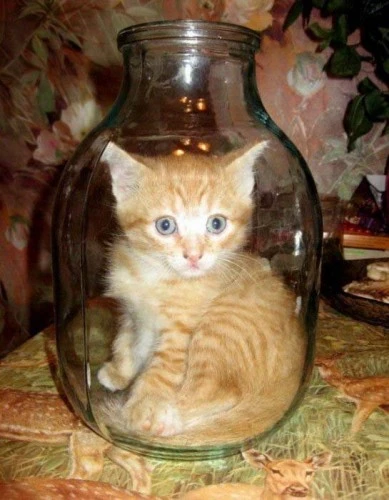
//> input picture Assigment1/resources/bottle.jpg, 389 x 500 px
$ ./main resources/bottle.jpg   (built with g++ and OpenCV 4)
//> lines starting //> are read from the running program, lines starting //| are printed output that depends on the picture; after the words box and inside, x2 and y2 are one past the last pixel; in counts of white or black regions, pixels touching at a corner belong together
/***********************************************
* Assigment 1: Foreground Highlight			   *
************************************************
*/

#include <opencv2/core/core.hpp>
#include <opencv2/highgui/highgui.hpp>
#include <iostream>
#include <opencv2/core/types.hpp>
#include <opencv2/imgproc.hpp>
using namespace std;

//Global variables declaration
cv::Mat image,cloone;
cv::Point p1,p2;


//toGrey()= turns the image passed as argument to a greyscale(turning each pixel channel to the average of all its channels values).
void toGrey(cv::Mat imgn);


//These two function are mentioned to be called in  setMouseCallback():
//getCursor() is the responsable to track correctly the mouse position and translate that to the rectparam object in order to use them correctly in the future.
//draw() is the function meant to draw on screen a rectangle, its called inside getCursor() to correctly trigger it when the first corner of the rectangle is clicked.
void getCursor(int event, int x, int y, int flags, void* param);
void draw(int event, int x, int y, int flags, void* param);


//Declaration of the class "rectparams" which contains all parametres that will be used to measure the rectangle we want to higlight
//(i'm creating a class instead of using data from the window pixel position in order to have more control over my selection, and i get it from having a flag attached to the rectangle and postion x1 starting as an unreacheable position. More control could be added if its needed without changing the entire program logic).
class rectparams{
private:
	int x1,y1,x2,y2;
	bool flag;
public:
	inline void setx1(int newx1){x1=newx1;}
	inline void sety1(int newy1){y1=newy1;}
	inline void setx2(int newx2){x2=newx2;}
	inline void sety2(int newy2){y2=newy2;}

	inline int getx1(){return x1;}
	inline int gety1(){return y1;}
	inline int getx2(){return x2;}
	inline int gety2(){return y2;}

	inline void setflag(bool newflag){flag=newflag;}
	inline bool getflag(){return flag;}

	rectparams(){
		x1=-1;
	}
};

//filter()= receives 2 images as arguments and 1 object from the rectparam class, this function swap images' pixels inside the rectangle given by the rectparam object.
void filter(cv::Mat global,cv::Mat sust,rectparams* param);


int main(int argc, char** argv){


	//Error management

	if(argc!=2) {
		cerr<<"Error finding the path to the image, for more info open README.txt"<<endl;return 0;
	}
	//Image reading
	image=cv::imread(argv[1]);
//> image is the input picture: 500 rows x 389 cols, CV_8UC3; mean B, G, R 68.5, 98.2, 124.4

   	if( image.rows==0) {
   		cerr<<"Error reading image"<<endl;return 0;
   	}

   	//Code that will be repeated everytime the key 'ESC' is pressed.

   	do{
   		//copies the image given and create a clone which is turned all grey
   		image.copyTo(cloone);
   		toGrey(cloone);
//> after the loop in toGrey, `for(int y=0;y<imgn.rows;y++)`:
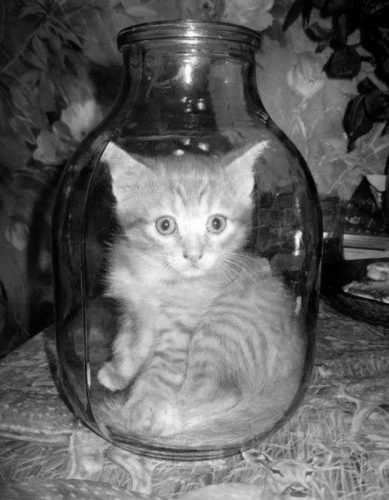
//> imgn: 500 rows x 389 cols, CV_8UC3; min 0, max 254, mean 96.7
   		//create an rectparams object with the constructor which makes x1=-1
	   	rectparams* paramete=new rectparams;

	   	cv::namedWindow("Foreground higlight");
	   	cv::imshow("Foreground higlight",image);
	   	cv::setMouseCallback( "Foreground higlight", getCursor,(void*)paramete);
//> the left mouse button is pressed and released at (97, 125)
//> in draw, `rectangle(copia2,p1,p2,cv::Scalar(100,0,200),2);`: copia2: 500 rows x 389 cols, CV_8UC3; 5 pixels changed, all inside (x1, y1, x2, y2) = (96, 124, 99, 127)
//> the left mouse button is pressed and released at (291, 125)
//> call 2 of draw, with event = 1, x = 291, y = 125, flags = 1
//> in draw (call 2), `rectangle(copia2,p1,p2,cv::Scalar(100,0,200),2);`:
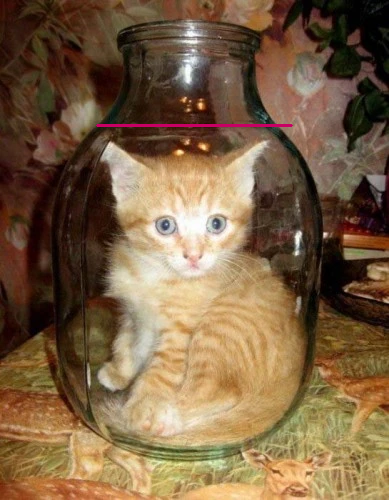
//> copia2: 500 rows x 389 cols, CV_8UC3; 0.3% of pixels changed, all inside (x1, y1, x2, y2) = (96, 124, 293, 127)
//> in filter, `intercambio=param->gety2();`: intercambio = 125
//> in draw (call 2), `p1=cv::Point(usingparam->getx1(),usingparam->gety1());`: p1 = Point(97, 125)
//> in draw (call 2), `p2=cv::Point(usingparam->getx2(),usingparam->gety2());`: p2 = Point(291, 125)
//> the left mouse button is pressed and released at (291, 375)
//> the left mouse button is pressed and released at (97, 375)


	}while(cv::waitKey(0)==27);
}


void draw(int event, int x, int y, int flags, void* param){


	rectparams* usingparam=(rectparams *) param;
	cv::Mat copia2;


	if((usingparam->getflag()==false)){

		//copies the original image and constantly draw a rectangle from the first corner to the current mouse position giving the impression of a interactive reshape of the rectangle.
		image.copyTo(copia2);
		p1=cv::Point(usingparam->getx1(),usingparam->gety1());
		p2=cv::Point(x,y);
		rectangle(copia2,p1,p2,cv::Scalar(100,0,200),2);
		cv::imshow("Foreground higlight",copia2);

	if((event==cv::EVENT_LBUTTONDOWN)&&(usingparam->getflag()==false)){
			usingparam->setx2(x);
			usingparam->sety2(y);
			usingparam->setflag(true);
			filter(cloone,image,usingparam)	;
			p1=cv::Point(usingparam->getx1(),usingparam->gety1());
			p2=cv::Point(usingparam->getx2(),usingparam->gety2());
			//rectangle(cloone,p1,p2,cv::Scalar(100,0,200),2);
			//cv::imshow("Foreground higlight",cloone);
			usingparam->setflag(true);
			}
	}

}

void getCursor(int event, int x, int y, int flags, void* param){

	rectparams* usingparam= (rectparams *) param;

	if((event==cv::EVENT_LBUTTONDOWN)&&(usingparam->getx1()==-1)){
		usingparam->setx1(x);
		usingparam->sety1(y);
		usingparam->setflag(false);
		cv::setMouseCallback( "Foreground higlight", draw ,(void*)usingparam);
		}

}


void filter(cv::Mat global,cv::Mat sust,rectparams* param){
	int intercambio;

	//takes the position of the clicked corners and swap them if its needed so it will always work with a matrix positive in (+x) and (-y) directions.

	if(param->gety2()<=param->gety1()){
		intercambio=param->gety2();
		param->sety2(param->gety1());
		param->sety1(intercambio);
	}

	if(param->getx2()<=param->getx1()){
		intercambio=param->getx2();
		param->setx2(param->getx1());
		param->setx1(intercambio);

	}

	for(int y=param->gety1();y<param->gety2();y++){
		uchar *ptrg=global.ptr<uchar>(y);
		uchar *ptrs=sust.ptr<uchar>(y);
		ptrg+=param->getx1()*3;
		ptrs+=param->getx1()*3;
		for(int x=param->getx1();x<param->getx2();x++){
			ptrg[0]=ptrs[0];
			ptrg[1]=ptrs[1];
			ptrg[2]=ptrs[2];
			ptrs+=3;
			ptrg+=3;
		}
	}
	//create a new window with the result and shows the final image once higlighted.
	cv::namedWindow("Result");
	cv::imshow("Result",global);
}

void toGrey(cv::Mat imgn){

	//turns all the pixel's channels to the average of them.
	for(int y=0;y<imgn.rows;y++){
		uchar *ptr=imgn.ptr<uchar>(y);
  		for(int x=0;x<imgn.cols;x++){
	  	ptr[0]=ptr[1]=ptr[2]=((ptr[0]+ptr[1]+ptr[2])/3);
		ptr+=3;
  		}
 	}

}

$ run again, on Assigment1/resources/image.jpg
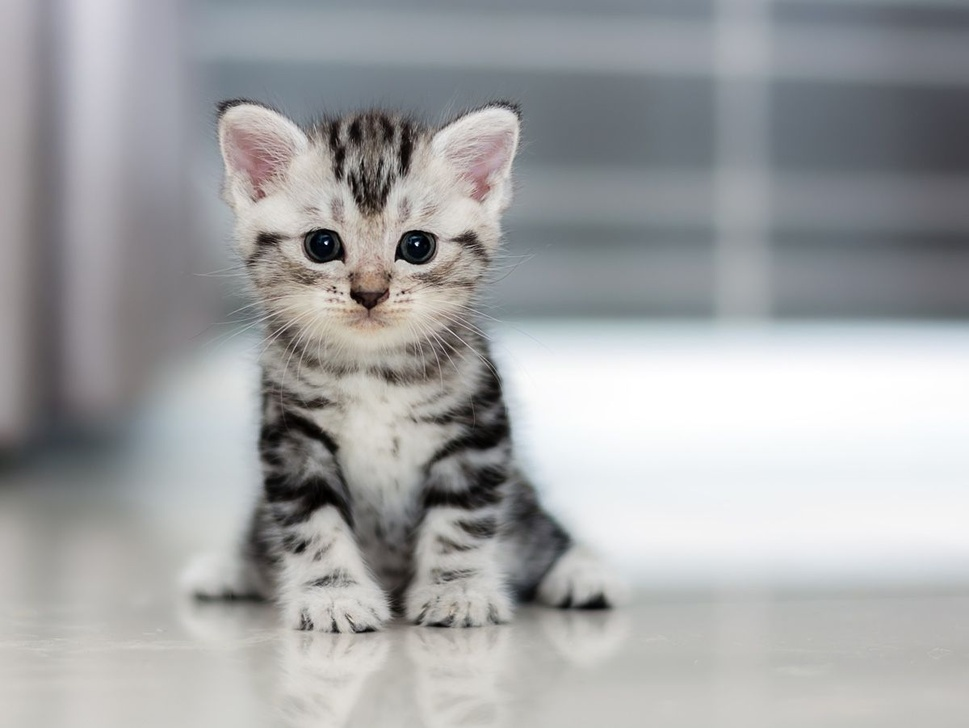
//> input picture Assigment1/resources/image.jpg, 969 x 728 px, shrunk from 1200 x 901 before the run
//> image is the input picture: 728 rows x 969 cols, CV_8UC3; mean B, G, R 165.4, 164.2, 163
//> copia2: 728 rows x 969 cols, CV_8UC3; 5 pixels changed, all inside (x1, y1, x2, y2) = (241, 181, 244, 184)
//> in draw (call 2), `rectangle(copia2,p1,p2,cv::Scalar(100,0,200),2);`:
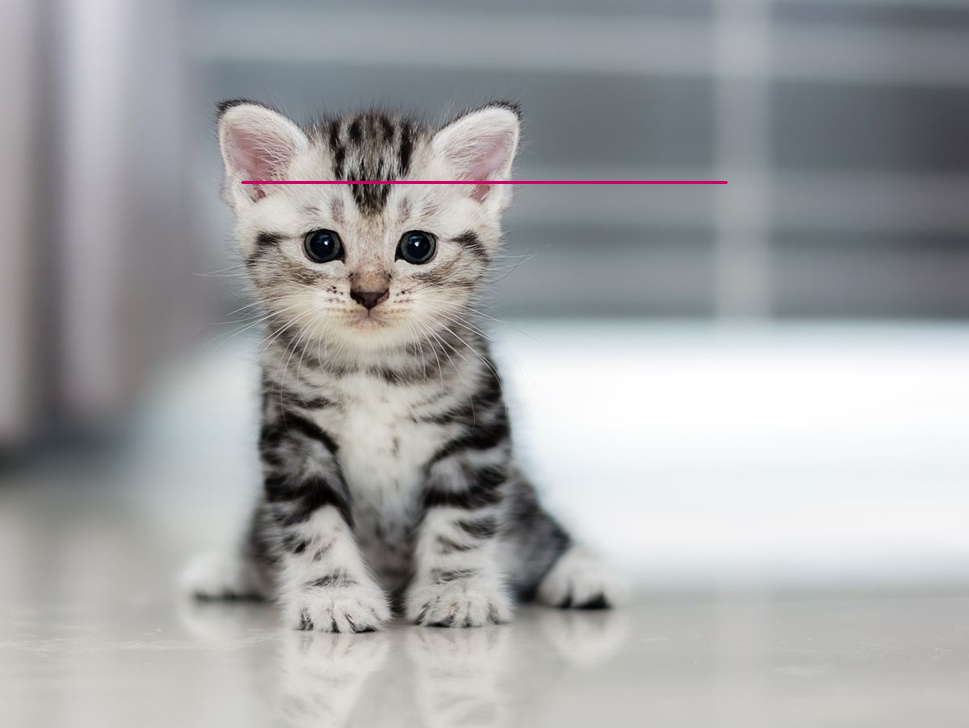
//> copia2: 728 rows x 969 cols, CV_8UC3; 0.21% of pixels changed, all inside (x1, y1, x2, y2) = (241, 181, 728, 184)
//> intercambio = 182
//> p1 = Point(242, 182)
//> p2 = Point(726, 182)
